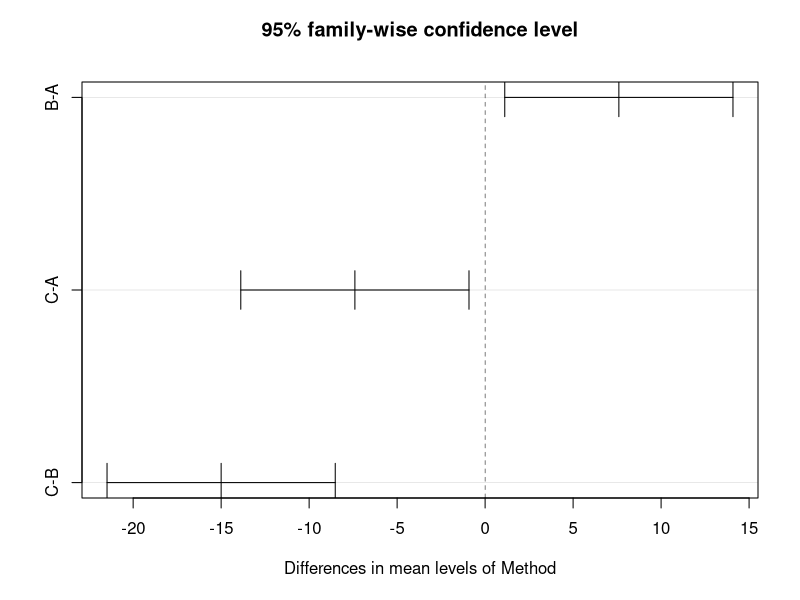

The R script that drew this image:
## ---- chunk 1
    library(tidyverse)
    
    # 示例：检验一批灯泡的平均寿命是否显著不等于 1000 小时
    lifespan <- c(980, 1020, 1010, 995, 970, 1035, 1005, 960, 1015, 990)
    sample_mean <- mean(lifespan)
    sample_sd <- sd(lifespan)
    n <- length(lifespan)
    print(paste("Sample Mean:", sample_mean, "Sample SD:", sample_sd, "n:", n))

    # H0: mu = 1000
    # H1: mu != 1000 (双侧检验)
    t_test_result <- t.test(lifespan, mu = 1000)
    print(t_test_result)

    # 访问结果的关键信息
    t_test_result$statistic # t 值
    t_test_result$parameter # 自由度 (df)
    t_test_result$p.value   # P 值
    t_test_result$conf.int  # 总体均值的置信区间 (默认 95%)
    t_test_result$estimate  # 样本均值
## ---- chunk 2
    # 示例：比较两种肥料对作物产量的影响
    yield_A <- c(25, 28, 22, 30, 26)
    yield_B <- c(32, 35, 29, 38, 31, 33)

    # 1. (可选但推荐) 检查方差齐性
    var_test_result <- var.test(yield_A, yield_B)
    print(var_test_result) # 查看 P 值

    # 2. 执行 t 检验
    # H0: mu_A = mu_B (或 mu_A - mu_B = 0)
    # H1: mu_A != mu_B
    # 默认使用 Welch's t-test (var.equal = FALSE)
    t_test_ind_welch <- t.test(yield_A, yield_B)
    print(t_test_ind_welch)

    # 如果方差齐性检验 P 值很大 (如 > 0.1 或 0.05)，且你坚持使用 Student's t-test
    # t_test_ind_student <- t.test(yield_A, yield_B, var.equal = TRUE)
    # print(t_test_ind_student)

    # 使用公式语法 (数据需要是长格式)
    yield_data <- tibble(
      Yield = c(yield_A, yield_B),
      Fertilizer = factor(rep(c("A", "B"), times = c(length(yield_A), length(yield_B))))
    )
    print(yield_data)
    t.test(Yield ~ Fertilizer, data = yield_data) # 默认 Welch
    # t.test(Yield ~ Fertilizer, data = yield_data, var.equal = TRUE) # Student's
## ---- chunk 3
    # 示例：比较 10 名学生使用新旧两种教学方法后的测试得分
    score_old <- c(75, 82, 68, 79, 88, 72, 90, 85, 77, 81)
    score_new <- c(80, 85, 75, 81, 92, 78, 93, 88, 80, 84)

    # H0: mu_diff = 0 (两种方法得分均值无差异)
    # H1: mu_diff != 0
    t_test_paired <- t.test(score_new, score_old, paired = TRUE)
    print(t_test_paired)

    # 也可以先计算差值，再做单样本 t 检验
    # differences <- score_new - score_old
    # t.test(differences, mu = 0) # 结果与上面相同
## ---- chunk 4
    # 示例：比较三种不同教学方法 (A, B, C) 的学生成绩
    scores_methodA <- c(78, 85, 82, 79, 88)
    scores_methodB <- c(88, 92, 90, 86, 94)
    scores_methodC <- c(72, 78, 75, 80, 70)

    # 准备长格式数据
    anova_data <- tibble(
      Score = c(scores_methodA, scores_methodB, scores_methodC),
      Method = factor(rep(c("A", "B", "C"), each = 5))
    )
    print(anova_data)

    # (可选) 检查方差齐性 (例如使用 car 包的 leveneTest)
    # library(car)
    # leveneTest(Score ~ Method, data = anova_data)

    # 执行 ANOVA
    # H0: mu_A = mu_B = mu_C
    # H1: 至少有一个 mu 不相等
    anova_result <- aov(Score ~ Method, data = anova_data)

    # 查看 ANOVA 表
    summary(anova_result)
## ---- chunk 5
    # 对之前的 anova_result 进行 Tukey HSD 检验
    tukey_result <- TukeyHSD(anova_result)
    print(tukey_result)

    # 绘制置信区间图
    plot(tukey_result)
